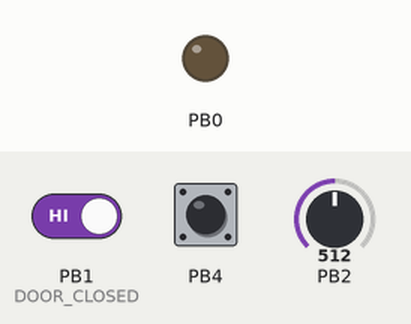
This program was run on a simulated ATtiny13, CodeVisionAVR source translated, built with avr-gcc and emulated at 1.2 MHz (the files do not name the chip). On the bench: output pins drawn as LEDs (lit = HIGH). The inputs (shaded band) are chosen by the test bench; at power-on: PB4 HIGH, PB1 (DOOR_CLOSED) HIGH, PB2 = 512. Sleep ends after the set time or at an interrupt; EEPROM starts erased.

Above: at 1.2 s.
1.3 s: PB4 pulled LOW for 3.2 s
At 3.4 s:
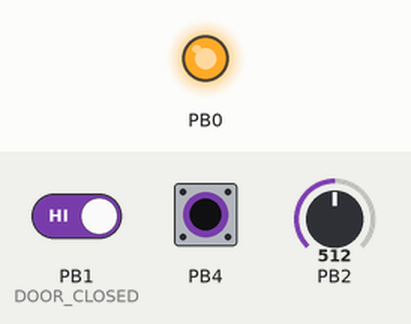
7.2 s: PB1 (DOOR_CLOSED) driven LOW
At 7.8 s:
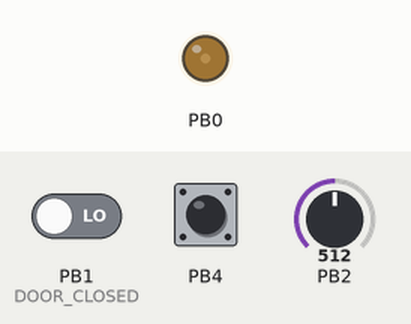
10.2 s: PB4 pulled LOW for 3.2 s
At 12.3 s:
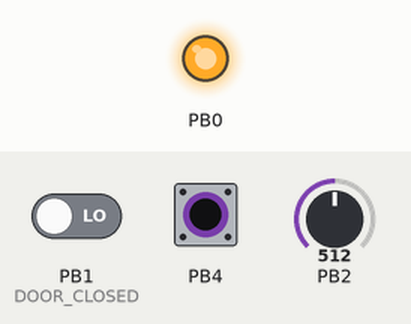
16.4 s: PB4 pulled LOW for 3.2 s
22.6 s: PB4 pulled LOW for 3.2 s
28.8 s: PB1 (DOOR_CLOSED) driven HIGH
Timing chart, 0 to 32.0 s (numbered marks = the images above; inputs shaded):
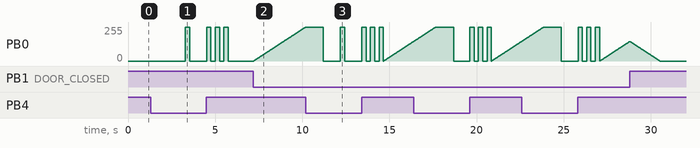

Measured:
- after the input at 1.3 s, PB0: 0/255 → 255/255 after 2.0 s, → 0/255 0.25 s later, → 255/255 0.99 s later, → 0/255 0.25 s later, … (8 changes in this stretch)
- after the input at 7.2 s, PB0: moves from 0/255 to 255/255 over 3.0 s, starting at once
- after the input at 10.2 s, PB0: 255/255 → 0/255 after 1.0 s, → 255/255 0.97 s later, → 0/255 0.25 s later, → 255/255 0.99 s later, … (157 changes in this stretch)

The program:

main.cpp
```cpp
/*
*
* original code by hardlock
*
*/

//#include <tiny13a.h>
#include <avr/io.h>
#include <avr/interrupt.h>
#include <util/delay.h>
#include <avr/eeprom.h>
#include <avr/sleep.h>
#include <wdt.h>

// use watchdog
#define USE_WATCHDOG

#define U12V 0xDC
/*
12.5 = 0x00DF // 223
13.0 = 0x00E7 // 231
13.5 = 0x00F5 // 245
14.0 = 0x00FC // 252
*/

// default pwm frequency is (1,2MHz / 255 (Top Timer0) = 4,7khz
// 0,0002133s timer overflow
#define TIMER_RESOLUTION 0.0002133

#define DELAY_TIMER_NORMAL        (int) (3.0 / 255.0 / TIMER_RESOLUTION)                // 3 sec on time
#define DELAY_TIMER_MODE_OFF      (int) (6.0 / 255.0 / TIMER_RESOLUTION)                // 6 sec off time

#define DELAY_OFF_IF_DOOR_IS_OPEN (int) (600.0 / DELAY_TIMER_NORMAL / TIMER_RESOLUTION) // 10 min delay before off
#define DELAY_ON_TIME             (int) (5.0 / DELAY_TIMER_NORMAL / TIMER_RESOLUTION)   // 5 sec delay
#define DELAY_BLINKER             (int) (0.25 / DELAY_TIMER_NORMAL / TIMER_RESOLUTION)  // 0,25 sec blink
#define DELAY_BLINKER_PAUSE       (int) (3.0 / DELAY_TIMER_NORMAL / TIMER_RESOLUTION)   // 3 sec blink pause
#define DELAY_BUTTON_PRESSED      (int) (1.0 / DELAY_TIMER_NORMAL / TIMER_RESOLUTION)   // 1 sec button pressed

// two times faster soft on when voltage threshold reached
//#define FASTER_SOFT_ON_VOLTAGE_THRESHOLD
// two times faster soft off when voltage threshold reached
#define FASTER_SOFT_OFF_VOLTAGE_THRESHOLD

//кнопка
#define BUTTON (!(PINB & _BV(PB4)))
//концевик двери
#define DOOR_CLOSED (PINB & _BV(PB1))
//вход измерения напряжения (PB2)
#define V_IN (0<<MUX1) | (1<<MUX0)

typedef enum
{
  MODE_STANDBY = 0,
  MODE_SOFT_START,
  MODE_ON,
  MODE_WAIT_BEFORE_OFF,
  MODE_SOFT_OFF,
  MODE_SETUP,
  MODE_SETUP_OK,
} tModeInfo;

EEMEM unsigned char eeMultU = 1;
EEMEM unsigned char eeOnTime5s = 2;

tModeInfo mode, setupMode;

unsigned char counter;
unsigned int counter2;

unsigned char SafeShutdown;
volatile unsigned char GoToSleep;

unsigned char blinker = 0;
unsigned char max_blink = 0;

unsigned char buttonPressed = 0;


// Read the AD conversion result
int read_adc(unsigned char adc_input)
{
  ADMUX = adc_input | (0<<REFS0);

  // Delay needed for the stabilization of the ADC input voltage
  _delay_us(10);

  // Enable ADC and start the AD conversion
  ADCSRA = (1<<ADEN) | (1<<ADSC);

  // Wait for the AD conversion to complete
  while ((ADCSRA & (1<<ADIF)) == 0);

  ADCSRA |= (1<<ADIF);

  return ADCW;
}

// Pin change interrupt service routine
ISR(PCINT0_vect)
{
  // Place your code here
  if (!DOOR_CLOSED)
    if (mode == MODE_STANDBY)
    {
      OCR0A = 0;
      mode = MODE_SOFT_START;
      GoToSleep = 0;
      SafeShutdown = 0;
    }

  if (BUTTON)
  {
    //    OCR0A = 0;
    GoToSleep = 0;
    SafeShutdown = 0;
  }
}

void blink(unsigned int delay)
{
  if (++counter2 < delay)
    return;
  counter2 = 0;

  if (OCR0A == 0)
  {
    TCCR0A = 0x83;
    OCR0A = 255;
  }
  else
  {
    blinker++;
    TCCR0A = 0x03;
    OCR0A = 0;
  }
}

bool voltageThreshold;

// Timer 0 overflow interrupt service routine
ISR(TIM0_OVF_vect)
{
  // Place your code here

  if (--counter > 0)
    return;

  counter = DELAY_TIMER_NORMAL;

#ifdef USE_WATCHDOG
  wdt_reset();
#endif

  if (BUTTON)
  {
    if ((mode == MODE_STANDBY) || (mode == MODE_ON))
    {
      buttonPressed++;
      if (buttonPressed > DELAY_BUTTON_PRESSED)
      {
        setupMode = mode;
        blinker = 0;
        max_blink = setupMode == MODE_STANDBY ? 6 : 12;
        TCCR0A = 0x03;
        OCR0A = 0;
        counter2 = 0;
        mode = MODE_SETUP;
      } else {
        return;
      }
    }
  }
  else
  {
    buttonPressed = 0;
  }

  // переход к гашению, если дверь закрыта, напряжение больше порога паузы
  voltageThreshold = read_adc(V_IN) > U12V + eeprom_read_byte(&eeMultU) * 5;

  // и находимся в режимах MODE_ON, MODE_SOFT_START, MODE_WAIT_BEFORE_OFF
  if ((mode == MODE_ON || mode == MODE_SOFT_START || mode == MODE_WAIT_BEFORE_OFF) && DOOR_CLOSED && voltageThreshold)
  {
    mode = MODE_SOFT_OFF;
  }

  switch (mode)
  {
  case MODE_SETUP:
    if (BUTTON)
    {
      if (blinker <= max_blink)
      {
        blink((OCR0A == 0) ? (DELAY_BLINKER << 2) : DELAY_BLINKER);
      }
      else
      {
        if (++counter2 < DELAY_BLINKER_PAUSE)
          return;
        counter2 = 0;
        blinker = 0;
      }
    }
    else
    {
      if (blinker > 0)
      {
        if (setupMode == MODE_ON)
        {
          eeprom_write_byte(&eeOnTime5s, blinker - 1);
        }
        else
        {
          eeprom_write_byte(&eeMultU, blinker - 1);
        }
      }
      blinker = 0;
      OCR0A = 0;
      mode = MODE_SETUP_OK;
    }
    break;
  case MODE_SETUP_OK:
    if (blinker < 3)
    {
      blink(DELAY_BLINKER);
    }
    else
    {
      mode = (setupMode == MODE_ON) ? MODE_SOFT_START : setupMode;
      //mode = setupMode;
      //if (mode == MODE_ON) {
      //  TCCR0A = 0x83;      //Подключаем вывод ШИМа
      //}
      counter2 = 0;
    }
    break;
  case MODE_STANDBY: //выключено - ждём.
    OCR0A = 0;       //ШИМ в ноль
    TCCR0A = 0x03;   //Отключаем вывод ШИМа.
    SafeShutdown = 0;
    GoToSleep = 1; //можно идти спать.
    break;
  case MODE_SOFT_START: //зажигаем
    TCCR0A = 0x83;      //Подключаем вывод ШИМа
#ifdef FASTER_SOFT_ON_VOLTAGE_THRESHOLD
    if (OCR0A < 254)    //Пока значение ШИМа меньше 255
    {
      OCR0A = OCR0A + (voltageThreshold ? 2 : 1); //увеличиваем его
    }
#else
    if (OCR0A < 255)    //Пока значение ШИМа меньше 255
    {
      OCR0A++; //увеличиваем его
    }
#endif
    else
    {
      mode = MODE_ON; //когда добрались до верха (255), то значить лампа полностью включилась и переходим в режим "включено"
      counter2 = 0;
    }
    break;
  case MODE_ON: //включено
    //TCCR0A = 0x83;      //Подключаем вывод ШИМа
    OCR0A = 255;
    if (++counter2 > DELAY_OFF_IF_DOOR_IS_OPEN) //если дверь открыта слишком долго, то
    {
      SafeShutdown = 1;
      mode = MODE_SOFT_OFF; //переходим к гашению...
    }

    if (DOOR_CLOSED) //если двери закрылись...
    {
      mode = MODE_WAIT_BEFORE_OFF; //переходим к паузе.
      counter2 = 0;
    }

    break;
  case MODE_WAIT_BEFORE_OFF: //ждём (eeOnTime5s * 5) сек перед тушением.
    if (++counter2 > (eeprom_read_byte(&eeOnTime5s) * DELAY_ON_TIME))
      mode = MODE_SOFT_OFF;

    if (!DOOR_CLOSED)
      mode = MODE_ON;

    break;
  case MODE_SOFT_OFF: //тушим
    if (OCR0A > 0)
    {
      OCR0A--;
      if (!DOOR_CLOSED)
      {
        if (!SafeShutdown)
          mode = MODE_SOFT_START;
      }
    }
    else
    {
      mode = MODE_STANDBY;
      SafeShutdown = 0;
    }

#ifdef FASTER_SOFT_OFF_VOLTAGE_THRESHOLD
    counter = (voltageThreshold ? DELAY_TIMER_MODE_OFF >> 1 : DELAY_TIMER_MODE_OFF);
#else
    counter = DELAY_TIMER_MODE_OFF;
#endif

    break;
  }
}

// Declare your global variables here

int main(void)
{
  // Declare your local variables here

  // Crystal Oscillator division factor: 1
  //CLKPR=(1<<CLKPCE);
  //CLKPR=(0<<CLKPCE) | (0<<CLKPS3) | (0<<CLKPS2) | (0<<CLKPS1) | (0<<CLKPS0);

  // Input/Output Ports initialization
  // Port B initialization
  // Func5=In Func4=In Func3=In Func2=In Func1=In Func0=Out
  DDRB=(0<<DDB5) | (0<<DDB4) | (0<<DDB3) | (0<<DDB2) | (0<<DDB1) | (1<<DDB0);
  // State5=T State4=P State3=T State2=T State1=P State0=0
  PORTB=(0<<PORTB5) | (1<<PORTB4) | (0<<PORTB3) | (0<<PORTB2) | (1<<PORTB1) | (0<<PORTB0);

  // Timer/Counter 0 initialization
  // Clock source: System Clock
  // Clock value: 1200,000 kHz
  // Mode: Fast PWM top=0xFF
  // OC0A output: Non-Inverted PWM
  // OC0B output: Disconnected
  // Timer Period: 0,21333 ms
  // Output Pulse(s):
  // OC0A Period: 0,21333 ms Width: 0 us
  TCCR0A=(1<<COM0A1) | (0<<COM0A0) | (0<<COM0B1) | (0<<COM0B0) | (1<<WGM01) | (1<<WGM00);
  TCCR0B=(0<<WGM02) | (0<<CS02) | (0<<CS01) | (1<<CS00);

  // External Interrupt(s) initialization
  // INT0: Off
  // Interrupt on any change on pins PCINT0-5: On
  GIMSK=(0<<INT0) | (1<<PCIE);

  //Sleep enabled. Power-down mod
  set_sleep_mode(SLEEP_MODE_PWR_DOWN);

  //Pin Change interupt on PIN.1, PIN.4
  PCMSK = (1<<PCINT4) | (1<<PCINT1);

  GIFR = (1<<PCIF);

  // Timer/Counter 0 Interrupt(s) initialization
  TIMSK0=(0<<OCIE0B) | (0<<OCIE0A) | (1<<TOIE0);

  // Analog Comparator initialization
  // Analog Comparator: Off
  ACSR = (1<<ACD);

  // Digital input buffers on ADC0: On, ADC1: Off, ADC2: On, ADC3: On
  DIDR0 = (0<<ADC0D) | (1<<ADC1D) | (0<<ADC2D) | (0<<ADC3D) | (0<<AIN1D) | (0<<AIN0D);

  mode = MODE_STANDBY;

#ifdef USE_WATCHDOG
  _wdt_enable(_BV(WDE), WDTO_250MS);
#endif

  do {

    // Global enable interrupts
    sei();

    // Place your code here
    if (GoToSleep)
    {
#ifdef USE_WATCHDOG
      _wdt_enable(_BV(WDTIE), WDTO_4S);
#endif
      // disable ADC
      ADCSRA = (0<<ADEN);
      sei();
      while (GoToSleep) {
        sleep_mode();
        WDTCR |= _BV(WDTIE);
      }
#ifdef USE_WATCHDOG
      _wdt_enable(_BV(WDE), WDTO_250MS);
#endif
    }
  } while (1);
}

#ifdef USE_WATCHDOG
ISR (WDT_vect, ISR_NAKED) {
  // clear output
  PORTB &= ~_BV(PB0);
  reti();
}
#endif
```

wdt.h
```cpp
#include <avr/wdt.h>

static __inline__
__attribute__ ((__always_inline__))
void _wdt_enable (const uint8_t value, const uint8_t prescale)
{
	__asm__ __volatile__(
		"cli" "\n\t"
		"wdr" "\n\t"
		"ldi r16, %1" "\n\t"
		"ldi r17, %2" "\n\t"
		"out %0, r16" "\n\t"
		"out %0, r17" "\n \t"
		: /* no outputs */
		: "I"(_SFR_IO_ADDR(_WD_CONTROL_REG)),
		  "M"((uint8_t)(_BV(_WD_CHANGE_BIT) | _BV(WDE))),
		  "M"((uint8_t)(value | ((prescale & 0x08 ? _WD_PS3_MASK : 0x00) | (prescale & 0x07))))
		: "r0");
}
```
